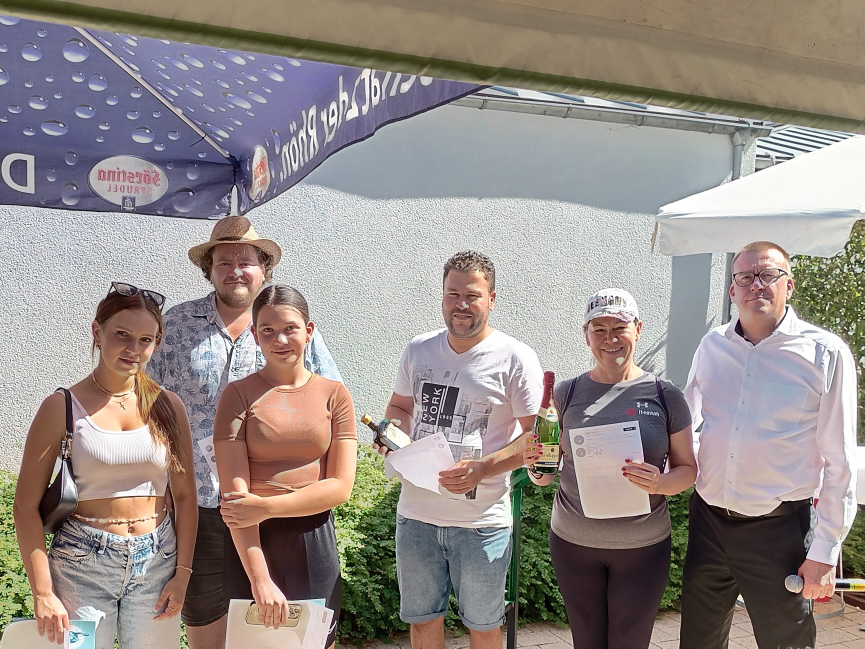
#> input picture photogrid/neu/img/01.jpg, 2593 x 1945 px (shown at 1/3 size)
$ python crop-resize.py img/01.jpg
#> lines starting #> are read from the running program, lines starting #| are printed output that depends on the picture
#!/usr/bin/env python
"""Resize the image to given size.

Don't strech images, crop and center instead.
"""
import os
import sys
from argparse import ArgumentParser, ArgumentDefaultsHelpFormatter
from fractions import Fraction
from functools import partial
from multiprocessing import Pool

from PIL import Image # $ sudo apt-get install python-imaging

def crop_resize(image, size, ratio):
    # crop to ratio, center
    w, h = image.size
#> w = 2593; h = 1945
    if w > ratio * h: # width is larger then necessary
        x, y = (w - ratio * h) // 2, 0
    else: # ratio*height >= width (height is larger)
        x, y = 0, (h - w / ratio) // 2
#> x = 0; y = 108
    image = image.crop((x, y, w - x, h - y))
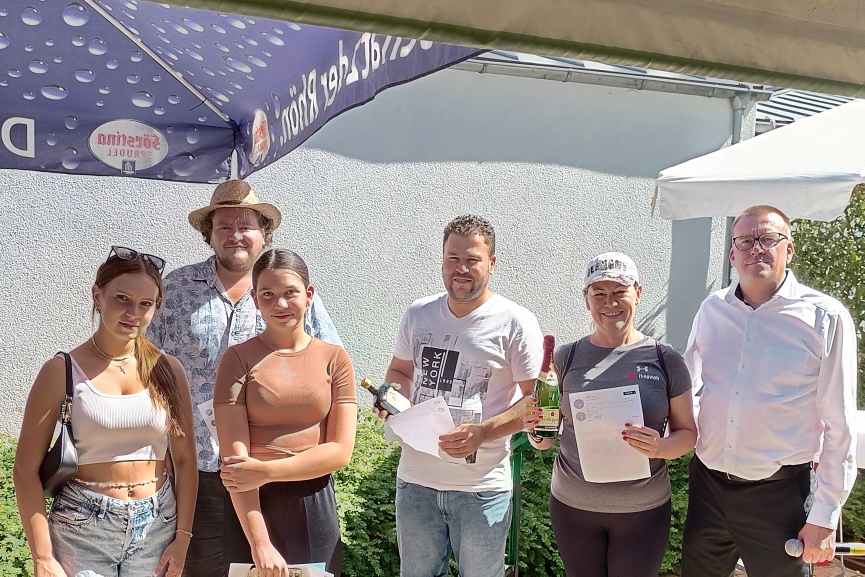
#> image: PIL image 2593x1729 RGB (shown at 1/3 size); mean R, G, B 152.8, 144, 141.8

    # resize
    if list(image.size) > size: # don't stretch smaller images
        image.thumbnail(size, Image.LANCZOS)
    return image

def crop_resize_mp(input_filename, outputdir, size, ratio):
    try:
        image = crop_resize(Image.open(input_filename), size, ratio)
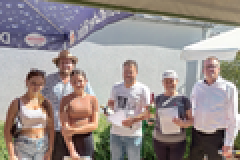
#> image: PIL image 120x80 RGB (shown 2 times larger); mean R, G, B 152.7, 144, 141.8

        # save resized image
        basename, ext = os.path.splitext(os.path.basename(input_filename))
        output_basename = basename + ("_%dx%d" % tuple(size)) + ext
        output_filename = os.path.join(outputdir, output_basename)
        image.save(output_filename)

        return (input_filename, output_filename), None
    except Exception as e:
        return (input_filename, None), e

def main():
    # parse command-line arguments
    parser = ArgumentParser(description=__doc__,
        formatter_class=ArgumentDefaultsHelpFormatter)
    parser.add_argument('-s', '--size', type=int, nargs=2,
                        default=[120, 80], metavar='N',
                        help='new image size')
    parser.add_argument('-q', '--quiet', action='store_true')
    parser.add_argument('--outputdir', default=os.curdir, metavar='DIR',
                        help='directory where to save resized images')
    parser.add_argument('files', nargs='+',
                        help='image filenames to process')
    args = parser.parse_args()

    # crop, resize using multiple processes
    error_count = 0
    f = partial(crop_resize_mp, outputdir=args.outputdir, size=args.size,
                ratio=Fraction(*args.size))
    pool = Pool() # use all available cpus
    for (infile, outfile), error in pool.imap_unordered(f, args.files):
        if error is not None:
            error_count += 1
            sys.stderr.write("error: %s: %s\n" % (infile, error))
        elif not args.quiet:
            print("%s -> %s" % (infile, outfile))
    sys.exit(error_count != 0)
#> (the program exits here)

$ run again, on photogrid/neu/img/06.JPG
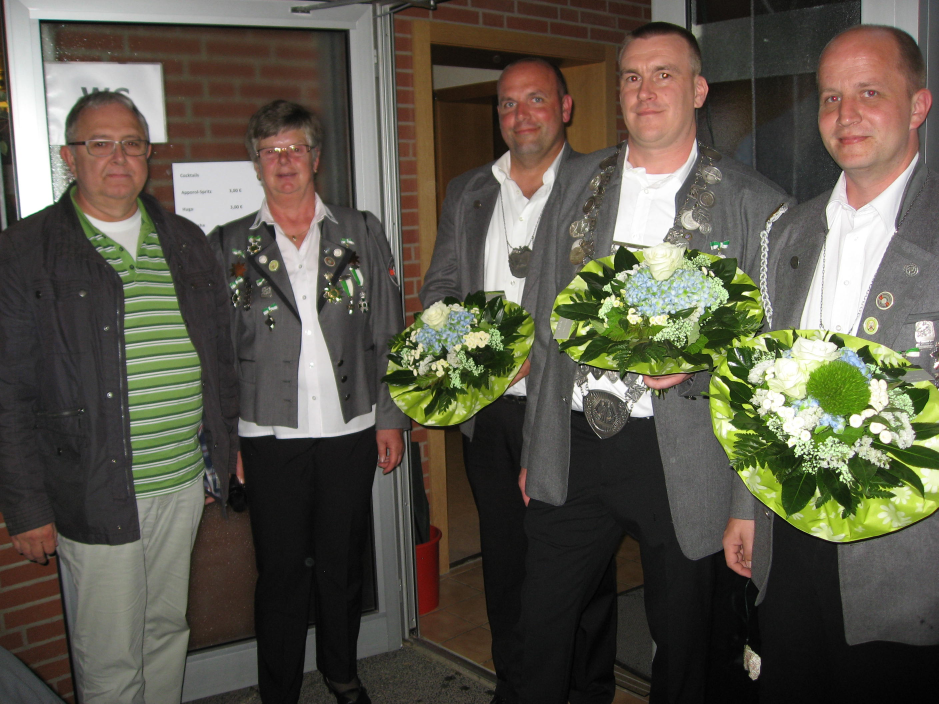
#> input picture photogrid/neu/img/06.JPG, 2816 x 2112 px (shown at 1/3 size)
#> w = 2816; h = 2112
#> x = 0; y = 117
#> in crop_resize, `image = image.crop((x, y, w - x, h - y))`:
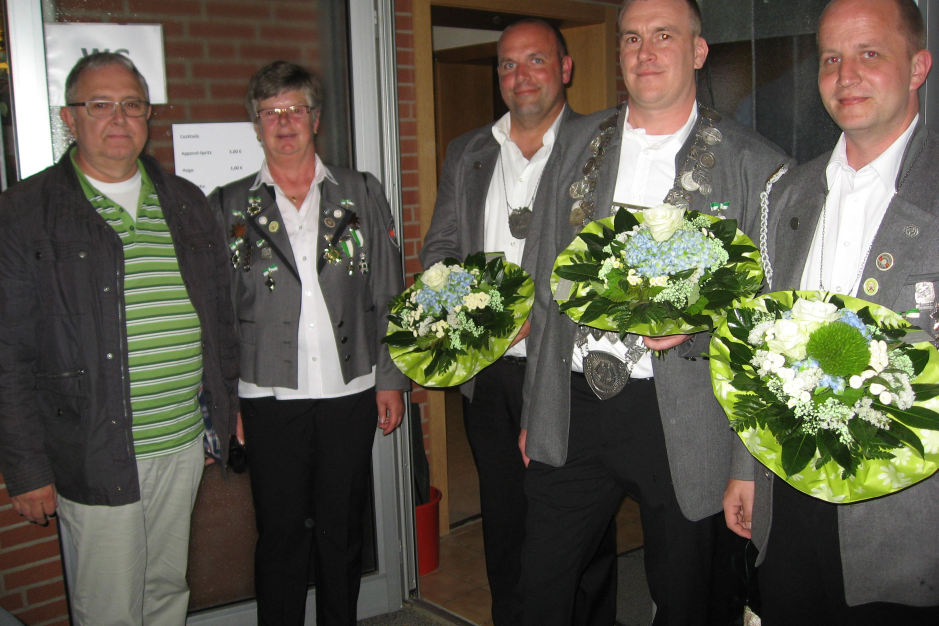
#> image: PIL image 2816x1878 RGB (shown at 1/3 size); mean R, G, B 94.1, 89.8, 76.3
#> in crop_resize_mp, `image = crop_resize(Image.open(input_filename), size, ratio)`:
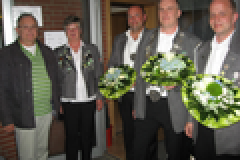
#> image: PIL image 120x80 RGB (shown 2 times larger); mean R, G, B 94, 89.8, 76.3

$ run again, on photogrid/neu/img/07.jpg
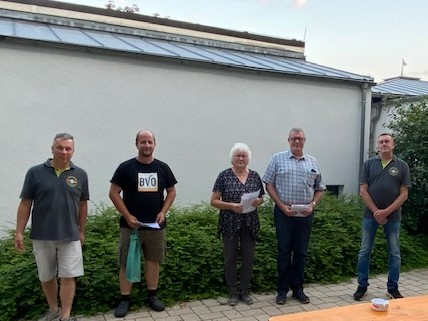
#> input picture photogrid/neu/img/07.jpg, 428 x 321 px
#> w = 428; h = 321
#> x = 0; y = 17
#> in crop_resize, `image = image.crop((x, y, w - x, h - y))`:
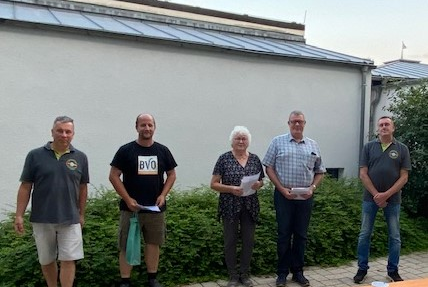
#> image: PIL image 428x287 RGB; mean R, G, B 115.1, 121.1, 117.3
#> in crop_resize_mp, `image = crop_resize(Image.open(input_filename), size, ratio)`:
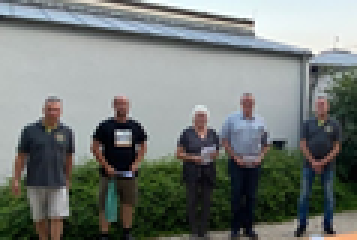
#> image: PIL image 119x80 RGB (shown 3 times larger); mean R, G, B 115.1, 121.1, 117.3

$ run again, on photogrid/neu/img/08.jpg
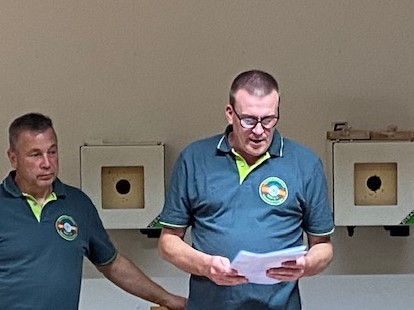
#> input picture photogrid/neu/img/08.jpg, 414 x 310 px
#> w = 414; h = 310
#> x = 0; y = 17
#> in crop_resize, `image = image.crop((x, y, w - x, h - y))`:
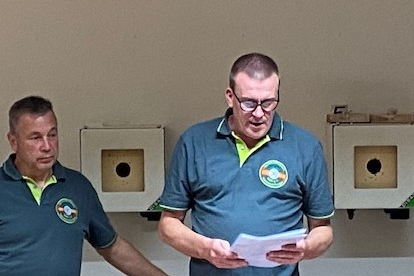
#> image: PIL image 414x276 RGB; mean R, G, B 115.4, 113.1, 110.3
#> in crop_resize_mp, `image = crop_resize(Image.open(input_filename), size, ratio)`:
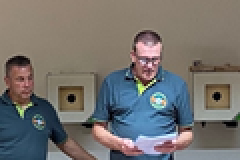
#> image: PIL image 120x80 RGB (shown 2 times larger); mean R, G, B 115.4, 113.1, 110.4
